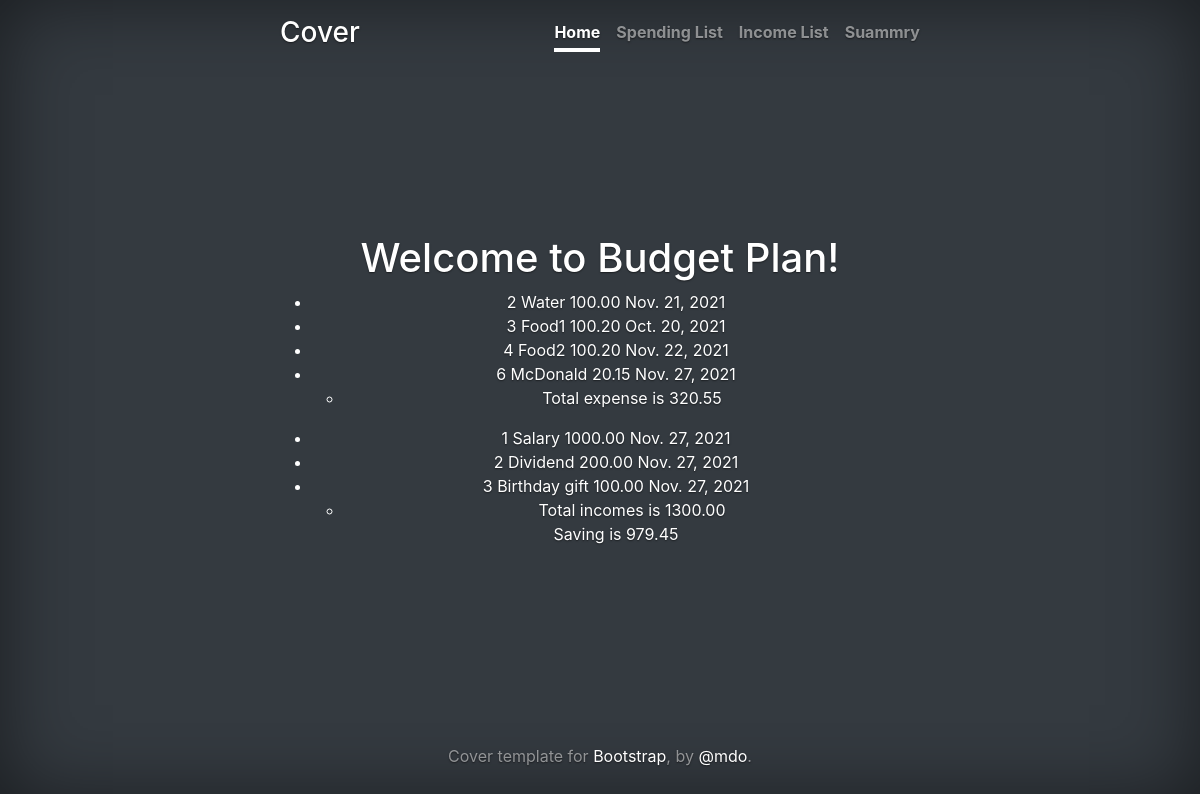
Before: /budget/spendings/summary with the older database file.
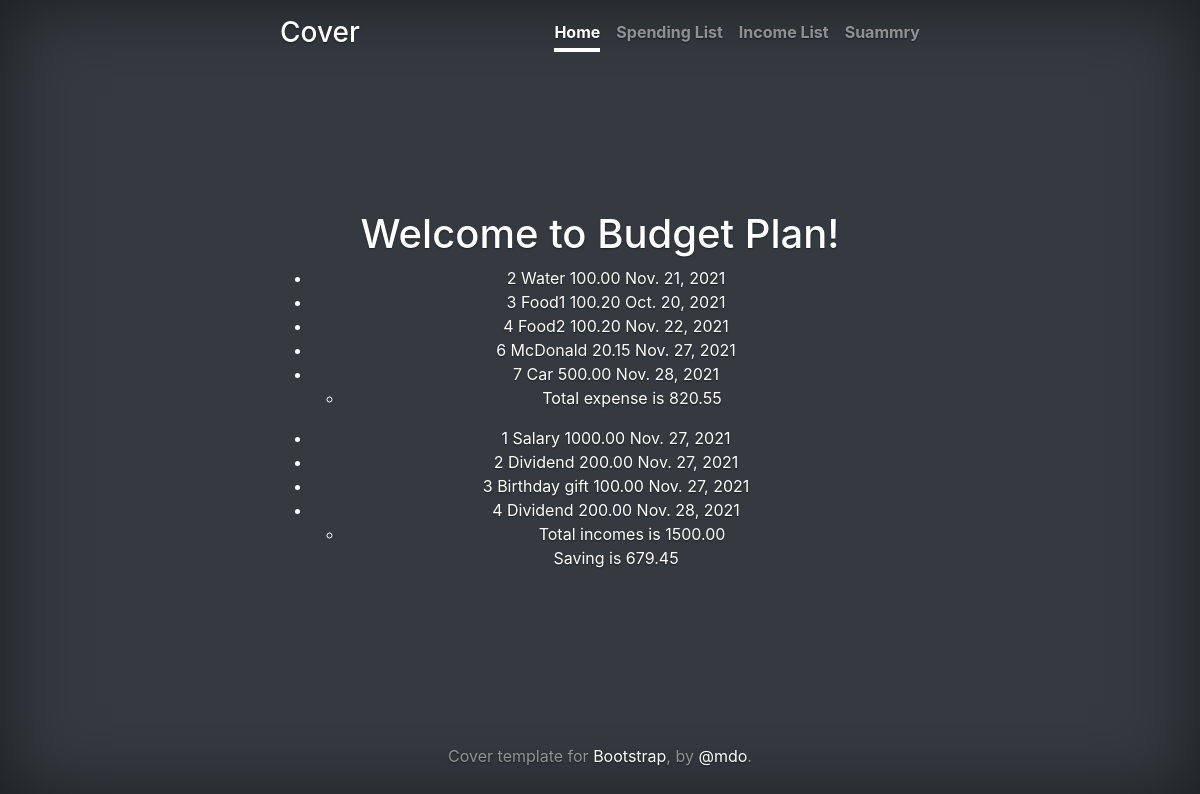
After: the same page with the newer database file.
### budget/models.py (models this page shows, shortened)
class Spending(models.Model):
    name = CharField(max_length=128)
    amount = DecimalField(max_digits=8,decimal_places=2)
    category = ForeignKey(Category,related_name='spendings', null=True,on_delete=models.DO_NOTHING)
    date = DateField(default=datetime.date.today)# date field , default is today
    description = TextField()

class Income(models.Model):
    class IncomeType(models.TextChoices):
        NONE = '',_('Type of Income')
        SALARY = 'Salary',_('Salary')
        DIVIDEND = 'Dividend',_('Dividend')
        EXTRA = 'Extra',_('Extra')
        BUSINESS = 'Business',_('Business')
    name = CharField(max_length=128)
    amount = DecimalField(max_digits=8,decimal_places=2)
    category = CharField(
        max_length=8,
        choices=IncomeType.choices,
        default=None,
    )
    date = DateField(default=datetime.date.today)# date field , default is today
    description = TextField()

### budget/views.py (the view)
# urls.py: path('budget/spendings/summary', SummaryView.as_view(), name='summary'),
class SummaryView(ListView):
    template_name = "spendings/summary.html"
    context_object_name = "expenses"
    def get_queryset(self):
        return Spending.objects.all()
    def get_context_data(self,**kwargs):
        context=super().get_context_data(**kwargs)
        context['incomes'] = Income.objects.all()
        context['expenses'] = Spending.objects.all()
        total_incomes = context['incomes'].aggregate(Sum('amount')) #sumofincomes
        total_expenses = context['expenses'].aggregate(Sum('amount')) #sumofincomes
        saving = total_incomes['amount__sum']-total_expenses['amount__sum'] #total incomes - total expense
        context['total_incomes'] = total_incomes
        context['total_expenses'] = total_expenses
        context['saving'] = saving  #
        return context

### budget/templates/spendings/summary.html
{% extends "base.html" %}
{% block content %}
  <h1>Welcome to Budget Plan!</h1>
  <ul>
    {% for expense in expenses %}
      <li>
        {{ expense.pk }}
        {{ expense.name }}
        {{ expense.amount }}
        {{ expense.date }}
      </li>
    {% endfor %}
      <ul>
        <li>Total expense is {{ total_expenses.amount__sum|floatformat:2 }}</li>
      </ul>
  </ul>
  <ul>
    {% for income in incomes %}
      <li>
        {{ income.pk }}
        {{ income.name }}
        {{ income.amount }}
        {{ income.date }}
      </li>
    {% endfor %}
      <ul>
        <li>Total incomes is {{ total_incomes.amount__sum|floatformat:2 }}</li>
      </ul>
    Saving is {{ saving|floatformat:2  }}
  </ul>
{% endblock %}

### budget/templates/base.html (shortened to what this page needs)
{% load static %}
<!doctype html>
<html lang="en" class="h-100">
  <head>
    <link href="https://cdn.jsdelivr.net/npm/bootstrap@5.0.2/dist/css/bootstrap.min.css" rel="stylesheet">
<link href="../assets/dist/css/bootstrap.min.css" rel="stylesheet">
    <link href="cover.css" rel="stylesheet">
  </head>
  <body class="d-flex h-100 text-center text-white bg-dark">
<div class="cover-container d-flex w-100 h-100 p-3 mx-auto flex-column">
  <header class="mb-auto">
    <div>
      <h3 class="float-md-start mb-0">Cover</h3>
      <nav class="nav nav-masthead justify-content-center float-md-end">
        <a class="nav-link active" aria-current="page" href="{% url 'index' %}">Home</a>
        <a class="nav-link" href="{% url 'spending_list' %}">Spending List</a>
        <a class="nav-link" href="{% url 'income_list' %}">Income List</a>
        <a class="nav-link" href="{% url 'summary' %}">Suammry</a>
      </nav>
    </div>
  </header>
  <main >
    {% block content %}{% endblock %}
  </main>
  <footer class="mt-auto text-white-50">
    <p>Cover template for <a href="https://getbootstrap.com/" class="text-white">Bootstrap</a>, by <a href="https://twitter.com/mdo" class="text-white">@mdo</a>.</p>
  </footer>
</div>
  </body>
</html>

### budget/templates/cover.css (style rules this page uses)
body { text-shadow: 0 .05rem .1rem rgba(0, 0, 0, .5); box-shadow: inset 0 0 5rem rgba(0, 0, 0, .5); }
.cover-container { max-width: 42em; }
.nav-masthead .nav-link { padding: .25rem 0; font-weight: 700; color: rgba(255, 255, 255, .5); background-color: transparent; border-bottom: .25rem solid transparent; }
.nav-masthead .nav-link + .nav-link { margin-left: 1rem; }
.nav-masthead .active { color: #fff; border-bottom-color: #fff; }

Changed rows visible on the page:
added Spending: pk "7", name "Car", amount "500.00", date "Nov. 28, 2021"
added Income: pk "4", name "Dividend", amount "200.00", date "Nov. 28, 2021"
Other visible differences:
{{ total_expenses.amount__sum|floatformat:2 }}: "320.55" → "820.55"
{{ total_incomes.amount__sum|floatformat:2 }}: "1300.00" → "1500.00"
{{ saving|floatformat:2 }}: "979.45" → "679.45"
